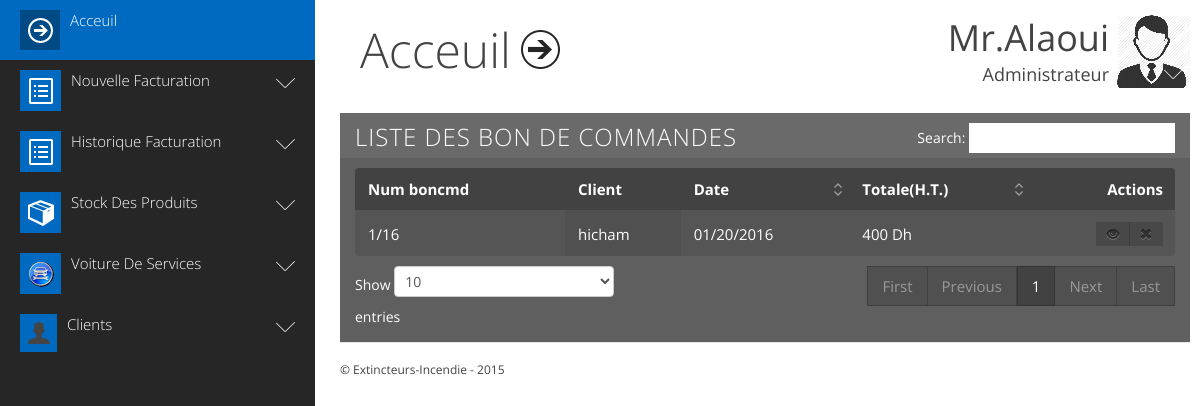
Page /extincteur/ArchiveBonCmd.php (signed in) on the committed database.
### tables this page shows
CREATE TABLE IF NOT EXISTS `boncmd` (
  `id` int(11) NOT NULL AUTO_INCREMENT,
  `date` varchar(12) NOT NULL,
  `idCl` int(11) NOT NULL,
  `Total` int(11) NOT NULL,
  PRIMARY KEY (`id`)
);

CREATE TABLE IF NOT EXISTS `clients` (
  `id` int(11) NOT NULL AUTO_INCREMENT,
  `nom` varchar(20) NOT NULL,
  `tel` text NOT NULL,
  PRIMARY KEY (`id`)
);

### extincteur/ArchiveBonCmd.php (the view, shortened to what this page needs)
<?php
	 if(!isset($_SESSION['login']) or $_SESSION['login']==''){
		header("location:index.php");
	}else{
$req1="select * from boncmd ";
$rs1=mysql_query($req1) or die(mysql_error());
?>
<!DOCTYPE html>
<html class="sidebar_default  no-js" lang="en">
<head>
<link href="css/twitter/bootstrap.css" rel="stylesheet">
<link href="css/base.css" rel="stylesheet">
<link href="css/twitter/responsive.css" rel="stylesheet">
<link href="css/jquery-ui-1.8.23.custom.css" rel="stylesheet">
</head>
<body>
<?php  include("sidebar.php")?>
<div id="main">
  <div class="container">
    <div class="header row-fluid">
      <div class="logo"> <a href="pan.php"><span>Acceuil</span><span class="icon"></span></a> </div>
      <div class="top_right">
        <ul class="nav nav_menu">
          <li class="dropdown"> <a class="dropdown-toggle administrator" id="dLabel" role="button" data-toggle="dropdown" data-target="#" href="/page.html">
            <div class="title"><span class="name">Mr.Alaoui</span><span class="subtitle">Administrateur</span></div>
            <span class="icon"><img src="img/thumbnail_george.jpg"></span></a>
          </li>
        </ul>
      </div>
    </div>
    <div id="main_container">
	 <div class="row-fluid">
				</div>
      <div class="row-fluid">
        <div class="box ">
          <div class="title">
            <h4> <span>Liste Des Bon De Commandes <small></small></span> </h4>
          </div>
          <div class="content top">
            <table id="datatable_example" class="responsive table table-striped table-bordered" style="width:100%;margin-bottom:0; ">
              <thead>
                <tr>
                  <th class="to_hide_phone  no_sort">Num boncmd</th>
                  <th class="to_hide_phone ue no_sort">Client</th>
                  <th class="">Date</th>
									<th class="">Totale(H.T.)</th>
                  <th class="ms no_sort ">Actions</th>
                  </tr>
              </thead>
              <tbody>
			  <?php
			  while($serv=mysql_fetch_assoc($rs1)){
				  $idcl=$serv['idCl'];
				  $reqCl="select * from Clients where id='$idcl'";
				  $rs2=mysql_query($reqCl) or die("erreur");
				  $Client=mysql_fetch_assoc($rs2);
			  ?>
                <tr>
                                    <td class="to_hide_phone"> <?php echo $serv['id'] ?>/16</td>
									<td class="to_hide_phone"> <?php echo $Client['nom'] ?></td>
									<td class="to_hide_phone"> <?php echo $serv['date'] ?></td>
									<td class="to_hide_phone"> <?php echo $serv['Total'] ?> Dh</td>
                  <td class="ms"><div class="btn-group"> </a></i></a> <a href="boncmd.php?id=<?php echo $serv['id'] ?>" class="btn btn-small" rel="tooltip" data-placement="top" data-original-title="Imprimer"><i class="gicon-eye-open"></i></a> <a class="btn  btn-small" href="ArchiveBonCmd.php?id=<?php echo $serv['id'] ?>" rel="tooltip" data-placement="bottom" data-original-title="Supprimer"><i class="gicon-remove "></i></a> </div></td>
                </tr>
			  <?php } ?>
                 </tbody>
            </table>
          </div>
        </div>
      </div>
     </div>
  </div>
  <div id="footer">
    <p> &copy; Extincteurs-Incendie - 2015 </p>
    </div>
</div>
</body>
</html>
	<?php } ?>

### extincteur/css/twitter/responsive.css (style rules this page uses)
@media (min-width: 1200px) { .container,.navbar-static-top .container,.navbar-fixed-top .container,.navbar-fixed-bottom .container { width:840px } }
@media (min-width: 1200px) { .row-fluid:not(.fluid) { width:100%;*zoom:1 } }
@media (min-width: 1200px) { .row-fluid:not(.fluid):before,.row-fluid:not(.fluid):after { display:table;content:"";line-height:0 } }
@media (min-width: 1200px) { .row-fluid:not(.fluid):after { clear:both } }
@media (min-width: 1200px) { .row-fluid { *zoom:1 } }
@media (min-width: 1200px) { .row-fluid:before,.row-fluid:after { display:table;content:"";line-height:0 } }
@media (min-width: 1200px) { .row-fluid:after { clear:both } }
@media (min-width: 1200px) { .container { width:100% } }

### rows in the picture
boncmd: id "1", clients.nom "hicham", date "01/20/2016", Total "400"
